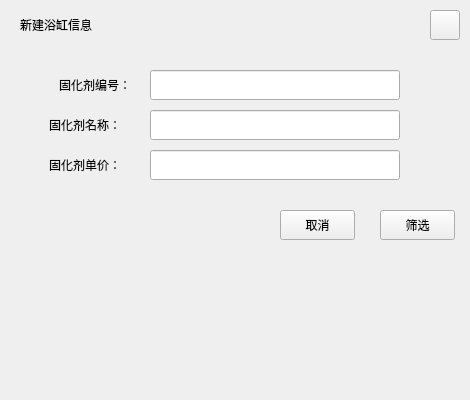
<?xml version="1.0" encoding="UTF-8"?>
<ui version="4.0">
 <class>CuringSele</class>
 <widget class="QWidget" name="CuringSele">
  <property name="geometry">
   <rect>
    <x>0</x>
    <y>0</y>
    <width>470</width>
    <height>400</height>
   </rect>
  </property>
  <property name="windowTitle">
   <string>Form</string>
  </property>
  <widget class="QPushButton" name="CancleBtn">
   <property name="geometry">
    <rect>
     <x>280</x>
     <y>210</y>
     <width>75</width>
     <height>30</height>
    </rect>
   </property>
   <property name="text">
    <string>取消</string>
   </property>
  </widget>
  <widget class="QLabel" name="UserLab_3">
   <property name="geometry">
    <rect>
     <x>59</x>
     <y>70</y>
     <width>91</width>
     <height>30</height>
    </rect>
   </property>
   <property name="text">
    <string>固化剂编号：</string>
   </property>
  </widget>
  <widget class="QLineEdit" name="CurAgeName">
   <property name="geometry">
    <rect>
     <x>150</x>
     <y>110</y>
     <width>250</width>
     <height>30</height>
    </rect>
   </property>
  </widget>
  <widget class="QLabel" name="InerLab">
   <property name="geometry">
    <rect>
     <x>60</x>
     <y>90</y>
     <width>401</width>
     <height>231</height>
    </rect>
   </property>
   <property name="styleSheet">
    <string notr="true"/>
   </property>
   <property name="text">
    <string/>
   </property>
  </widget>
  <widget class="QPushButton" name="SeleBtn">
   <property name="geometry">
    <rect>
     <x>380</x>
     <y>210</y>
     <width>75</width>
     <height>30</height>
    </rect>
   </property>
   <property name="text">
    <string>筛选</string>
   </property>
  </widget>
  <widget class="QPushButton" name="CloseBtn">
   <property name="geometry">
    <rect>
     <x>430</x>
     <y>10</y>
     <width>30</width>
     <height>30</height>
    </rect>
   </property>
   <property name="text">
    <string/>
   </property>
  </widget>
  <widget class="QLineEdit" name="CurAgePrice">
   <property name="geometry">
    <rect>
     <x>150</x>
     <y>150</y>
     <width>250</width>
     <height>30</height>
    </rect>
   </property>
  </widget>
  <widget class="QLabel" name="label">
   <property name="geometry">
    <rect>
     <x>20</x>
     <y>10</y>
     <width>151</width>
     <height>30</height>
    </rect>
   </property>
   <property name="text">
    <string>新建浴缸信息</string>
   </property>
  </widget>
  <widget class="QLabel" name="UserLab_1">
   <property name="geometry">
    <rect>
     <x>49</x>
     <y>110</y>
     <width>101</width>
     <height>30</height>
    </rect>
   </property>
   <property name="text">
    <string>固化剂名称：</string>
   </property>
  </widget>
  <widget class="QLabel" name="TitleLab">
   <property name="geometry">
    <rect>
     <x>10</x>
     <y>20</y>
     <width>461</width>
     <height>31</height>
    </rect>
   </property>
   <property name="text">
    <string/>
   </property>
  </widget>
  <widget class="QLabel" name="UserLab_2">
   <property name="geometry">
    <rect>
     <x>49</x>
     <y>150</y>
     <width>101</width>
     <height>30</height>
    </rect>
   </property>
   <property name="text">
    <string>固化剂单价：</string>
   </property>
  </widget>
  <widget class="QLineEdit" name="CurAgeID">
   <property name="geometry">
    <rect>
     <x>150</x>
     <y>70</y>
     <width>250</width>
     <height>30</height>
    </rect>
   </property>
  </widget>
  <zorder>InerLab</zorder>
  <zorder>TitleLab</zorder>
  <zorder>CancleBtn</zorder>
  <zorder>UserLab_3</zorder>
  <zorder>CurAgeName</zorder>
  <zorder>SeleBtn</zorder>
  <zorder>CloseBtn</zorder>
  <zorder>CurAgePrice</zorder>
  <zorder>label</zorder>
  <zorder>UserLab_1</zorder>
  <zorder>UserLab_2</zorder>
  <zorder>CurAgeID</zorder>
 </widget>
 <resources/>
 <connections/>
</ui>
